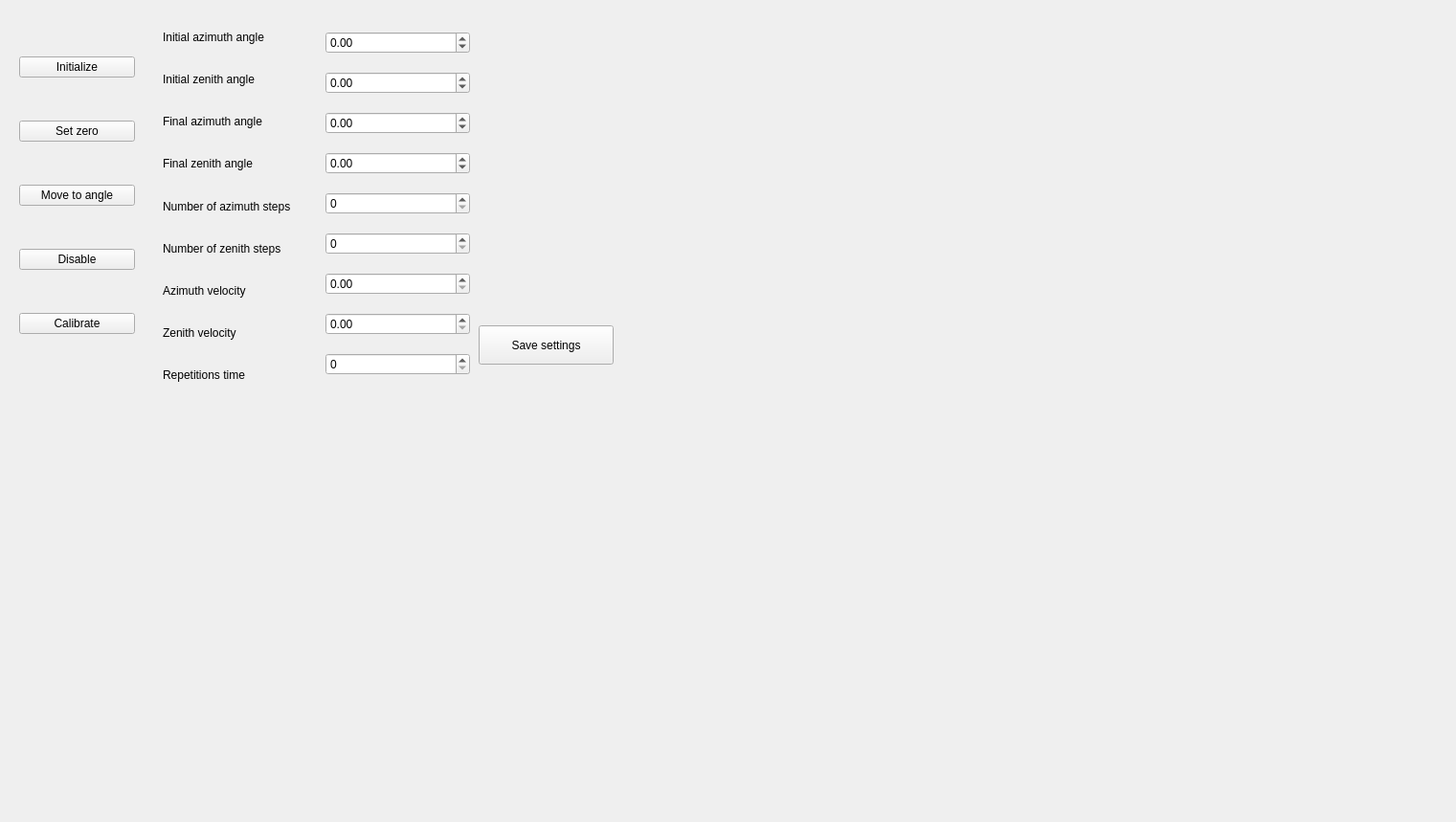
<?xml version="1.0" encoding="UTF-8"?>
<ui version="4.0">
 <class>MainWindow</class>
 <widget class="QMainWindow" name="MainWindow">
  <property name="geometry">
   <rect>
    <x>0</x>
    <y>0</y>
    <width>1521</width>
    <height>859</height>
   </rect>
  </property>
  <property name="windowTitle">
   <string>MainWindow</string>
  </property>
  <widget class="QWidget" name="centralwidget">
   <widget class="QWidget" name="layoutWidget">
    <property name="geometry">
     <rect>
      <x>20</x>
      <y>20</y>
      <width>121</width>
      <height>371</height>
     </rect>
    </property>
    <layout class="QVBoxLayout" name="action_layout">
     <item>
      <widget class="QPushButton" name="init_Button">
       <property name="text">
        <string>Initialize</string>
       </property>
       <property name="checkable">
        <bool>true</bool>
       </property>
       <property name="checked">
        <bool>false</bool>
       </property>
      </widget>
     </item>
     <item>
      <widget class="QPushButton" name="set_zero_Button">
       <property name="text">
        <string>Set zero</string>
       </property>
      </widget>
     </item>
     <item>
      <widget class="QPushButton" name="single_start_Button">
       <property name="text">
        <string>Move to angle</string>
       </property>
      </widget>
     </item>
     <item>
      <widget class="QPushButton" name="disable_Button">
       <property name="text">
        <string>Disable</string>
       </property>
      </widget>
     </item>
     <item>
      <widget class="QPushButton" name="calibration_Button">
       <property name="text">
        <string>Calibrate</string>
       </property>
      </widget>
     </item>
    </layout>
   </widget>
   <widget class="QWidget" name="layoutWidget">
    <property name="geometry">
     <rect>
      <x>340</x>
      <y>20</y>
      <width>151</width>
      <height>391</height>
     </rect>
    </property>
    <layout class="QVBoxLayout" name="settings_layout">
     <item>
      <widget class="QDoubleSpinBox" name="init_azim_sett_Button">
       <property name="minimum">
        <double>-360.000000000000000</double>
       </property>
       <property name="maximum">
        <double>359.990000000000009</double>
       </property>
      </widget>
     </item>
     <item>
      <widget class="QDoubleSpinBox" name="init_zen_sett_Button">
       <property name="minimum">
        <double>-360.000000000000000</double>
       </property>
       <property name="maximum">
        <double>360.000000000000000</double>
       </property>
      </widget>
     </item>
     <item>
      <widget class="QDoubleSpinBox" name="end_azim_sett_Button">
       <property name="minimum">
        <double>-360.000000000000000</double>
       </property>
       <property name="maximum">
        <double>360.000000000000000</double>
       </property>
      </widget>
     </item>
     <item>
      <widget class="QDoubleSpinBox" name="end_zen_sett_Button">
       <property name="minimum">
        <double>-360.000000000000000</double>
       </property>
       <property name="maximum">
        <double>360.000000000000000</double>
       </property>
      </widget>
     </item>
     <item>
      <widget class="QSpinBox" name="num_azim_steps_sett_Button"/>
     </item>
     <item>
      <widget class="QSpinBox" name="num_zen_steps_sett_Button"/>
     </item>
     <item>
      <widget class="QDoubleSpinBox" name="azim_vel_sett_Button">
       <property name="maximum">
        <double>100.000000000000000</double>
       </property>
      </widget>
     </item>
     <item>
      <widget class="QDoubleSpinBox" name="zen_vel_sett_Button">
       <property name="maximum">
        <double>100.000000000000000</double>
       </property>
      </widget>
     </item>
     <item>
      <widget class="QSpinBox" name="fixed_angle_rep_Button"/>
     </item>
    </layout>
   </widget>
   <widget class="QPushButton" name="save_settings_Button">
    <property name="geometry">
     <rect>
      <x>500</x>
      <y>340</y>
      <width>141</width>
      <height>41</height>
     </rect>
    </property>
    <property name="text">
     <string>Save settings</string>
    </property>
   </widget>
   <widget class="QWidget" name="verticalLayoutWidget">
    <property name="geometry">
     <rect>
      <x>170</x>
      <y>20</y>
      <width>171</width>
      <height>391</height>
     </rect>
    </property>
    <layout class="QVBoxLayout" name="verticalLayout">
     <item>
      <widget class="QLabel" name="label_5">
       <property name="text">
        <string>Initial azimuth angle</string>
       </property>
      </widget>
     </item>
     <item>
      <widget class="QLabel" name="label_2">
       <property name="text">
        <string>Initial zenith angle</string>
       </property>
      </widget>
     </item>
     <item>
      <widget class="QLabel" name="label">
       <property name="text">
        <string>Final azimuth angle</string>
       </property>
      </widget>
     </item>
     <item>
      <widget class="QLabel" name="label_7">
       <property name="text">
        <string>Final zenith angle</string>
       </property>
      </widget>
     </item>
     <item>
      <widget class="QLabel" name="label_6">
       <property name="text">
        <string>Number of azimuth steps</string>
       </property>
      </widget>
     </item>
     <item>
      <widget class="QLabel" name="label_3">
       <property name="text">
        <string>Number of zenith steps</string>
       </property>
      </widget>
     </item>
     <item>
      <widget class="QLabel" name="label_4">
       <property name="text">
        <string>Azimuth velocity</string>
       </property>
      </widget>
     </item>
     <item>
      <widget class="QLabel" name="label_8">
       <property name="text">
        <string>Zenith velocity</string>
       </property>
      </widget>
     </item>
     <item>
      <widget class="QLabel" name="label_9">
       <property name="text">
        <string>Repetitions time</string>
       </property>
      </widget>
     </item>
    </layout>
   </widget>
  </widget>
 </widget>
 <resources/>
 <connections/>
</ui>
